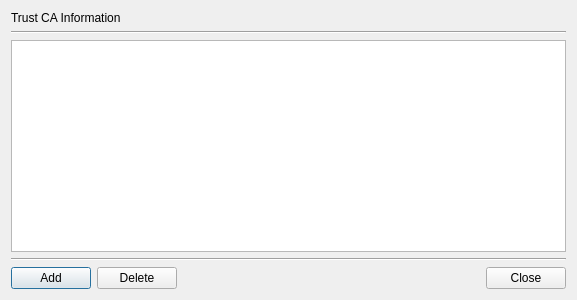
<?xml version="1.0" encoding="UTF-8"?>
<ui version="4.0">
 <class>TrustListDlg</class>
 <widget class="QDialog" name="TrustListDlg">
  <property name="geometry">
   <rect>
    <x>0</x>
    <y>0</y>
    <width>577</width>
    <height>300</height>
   </rect>
  </property>
  <property name="windowTitle">
   <string>Trust CA Lists</string>
  </property>
  <layout class="QVBoxLayout" name="verticalLayout">
   <item>
    <widget class="QLabel" name="label">
     <property name="text">
      <string>Trust CA Information</string>
     </property>
    </widget>
   </item>
   <item>
    <widget class="Line" name="line_2">
     <property name="orientation">
      <enum>Qt::Horizontal</enum>
     </property>
    </widget>
   </item>
   <item>
    <widget class="QTableWidget" name="mTrustTable">
     <property name="contextMenuPolicy">
      <enum>Qt::CustomContextMenu</enum>
     </property>
    </widget>
   </item>
   <item>
    <widget class="Line" name="line">
     <property name="orientation">
      <enum>Qt::Horizontal</enum>
     </property>
    </widget>
   </item>
   <item>
    <layout class="QGridLayout" name="gridLayout">
     <item row="0" column="0">
      <widget class="QPushButton" name="mAddBtn">
       <property name="text">
        <string>Add</string>
       </property>
      </widget>
     </item>
     <item row="0" column="3">
      <widget class="QPushButton" name="mCloseBtn">
       <property name="text">
        <string>Close</string>
       </property>
      </widget>
     </item>
     <item row="0" column="1">
      <widget class="QPushButton" name="mDeleteBtn">
       <property name="text">
        <string>Delete</string>
       </property>
      </widget>
     </item>
     <item row="0" column="2">
      <spacer name="horizontalSpacer">
       <property name="orientation">
        <enum>Qt::Horizontal</enum>
       </property>
       <property name="sizeHint" stdset="0">
        <size>
         <width>40</width>
         <height>20</height>
        </size>
       </property>
      </spacer>
     </item>
    </layout>
   </item>
  </layout>
 </widget>
 <resources/>
 <connections/>
</ui>
